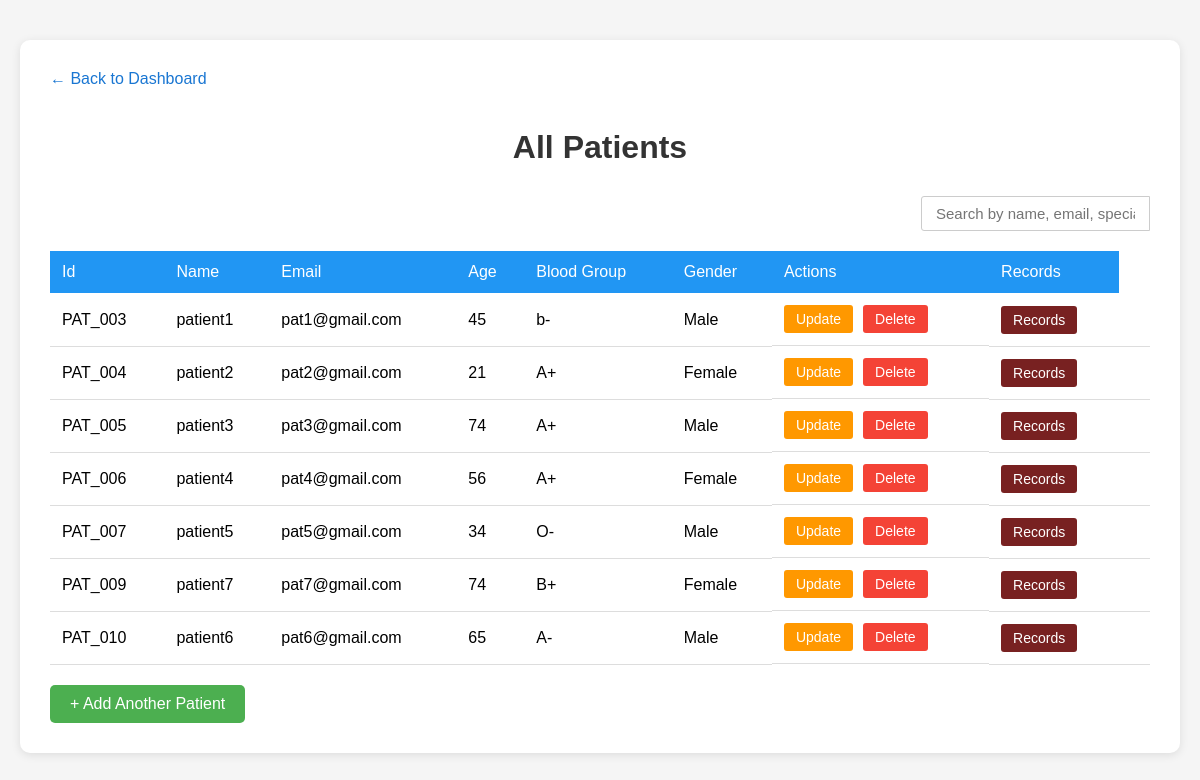
Page /patients (signed in) on the committed database.
### app.py (models this page shows, shortened)
class Patient(db.Model):
    id = db.Column(db.Integer, primary_key=True)
    pat_id=db.Column(db.String(20),unique=True)
    name = db.Column(db.String(100), nullable=False)
    age=db.Column(db.Integer,nullable=False)
    blood=db.Column(db.String(10),nullable=False)
    gender=db.Column(db.String(20),nullable=False)
    contact_info = db.Column(db.Integer,nullable=False)
    email = db.Column(db.String(120), unique=True, nullable=False)
    password_hash = db.Column(db.String(128), nullable=False)

### app.py (the view)
@app.route('/patients')
@admin_required
def list_patients():
    patients = Patient.query.all()
    return render_template('list_patients2.html', patients=patients)

### app.py (called while the page is built)
def admin_required(f):
    @wraps(f)
    def decorated_function(*args, **kwargs):
        if session.get('user_type') != 'admin' or 'admin_id' not in session:
            flash('Please login as admin first')
            return redirect(url_for('admin_login'))
        return f(*args, **kwargs)
    return decorated_function

### templates/list_patients2.html (shortened to what this page needs)
<!DOCTYPE html>
<html lang="en">
<head>
</head>
<body>
     <div class="container">
          <a href="{{ url_for('admin_dashboard') }}" class="back-link">&larr; Back to Dashboard</a>
          <h1>All Patients</h1>
          <div class="search-bar">
               <input type="text" id="patientSearch" onkeyup="filterPatients()"
                    placeholder="Search by name, email, specialization...">
          </div>
          <table id="patientTable">
               <tr>
                    <th>Id</th>
                    <th>Name</th>
                    <th>Email</th>
                    <th>Age</th>
                    <th>Blood Group</th>
                    <th>Gender</th>
                    <th>Actions</th>
                    <th>Records</th>
               </tr>
               {% for pat in patients %}
               <tr>
                    <td>{{ pat.pat_id }}</td>
                    <td>{{pat.name}}</td>
                    <td>{{pat.email}}</td>
                    <td>{{pat.age}}</td>
                    <td>{{pat.blood}}</td>
                    <td>{{pat.gender}}</td>
                    <td class="actions">
                         <a href="/update_pat/{{pat.id}}" class="btn btn-update">Update</a>
                         <a href="/delete_pat/{{pat.id}}" class="btn btn-delete">Delete</a>
                    </td>
                    <td ><a href="{{ url_for('admin_view_records', id=pat.id) }}" class="btn btn-records">Records<td>
               </tr>
               {% endfor %}
          </table>
          <a href="/add_patient" class="btn-add">+ Add Another Patient</a>
     </div>
</body>
</html>

### templates/list_patients2.html (style rules this page uses)
body { font-family: Arial, sans-serif; max-width: 1200px; margin: 20px auto; padding: 20px; background-color: #f5f5f5; }
.container { background: white; padding: 30px; border-radius: 10px; box-shadow: 0 2px 10px rgba(0, 0, 0, 0.1); }
h1 { color: #333; text-align: center; margin-bottom: 30px; }
.back-link { display: inline-block; margin-bottom: 20px; color: #1976d2; text-decoration: none; }
.search-bar { display: flex; justify-content: flex-end; margin-bottom: 15px; }
.search-bar input[type="text"] { padding: 8px 14px; border: 1px solid #ccc; border-radius: 3px 0 0 3px; font-size: 15px; }
table { width: 100%; border-collapse: collapse; margin-top: 20px; }
th { background: #2196F3; color: white; padding: 12px; text-align: left; font-weight: 500; }
td { padding: 12px; border-bottom: 1px solid #ddd; }
.actions { display: flex; gap: 10px; }
.btn { padding: 6px 12px; border-radius: 3px; text-decoration: none; font-size: 14px; cursor: pointer; }
.btn-update { background: #ff9800; color: white; }
.btn-records { background: rgb(120, 33, 33); color: white; }
.btn-delete { background: #f44336; color: white; }
.btn-add { display: inline-block; margin-top: 20px; padding: 10px 20px; background: #4CAF50; color: white; border-radius: 5px; text-decoration: none; }

### rows in the picture
Patient: pat_id "PAT_003", name "patient1", email "pat1@gmail.com", age "45", blood "b-", gender "Male"
Patient: pat_id "PAT_004", name "patient2", email "pat2@gmail.com", age "21", blood "A+", gender "Female"
Patient: pat_id "PAT_005", name "patient3", email "pat3@gmail.com", age "74", blood "A+", gender "Male"
Patient: pat_id "PAT_006", name "patient4", email "pat4@gmail.com", age "56", blood "A+", gender "Female"
Patient: pat_id "PAT_007", name "patient5", email "pat5@gmail.com", age "34", blood "O-", gender "Male"
Patient: pat_id "PAT_009", name "patient7", email "pat7@gmail.com", age "74", blood "B+", gender "Female"
Patient: pat_id "PAT_010", name "patient6", email "pat6@gmail.com", age "65", blood "A-", gender "Male"
